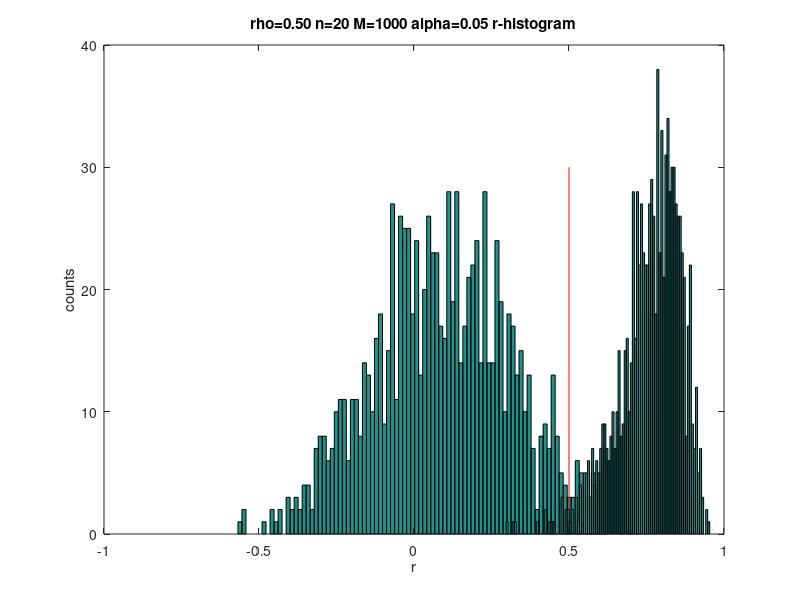

Write the MATLAB code that produced this figure.
% Chapter 5 Exercise 1
%clc
clearvars

M = 1000; %samples
n = 20; %sample size

mX = 0;
mY = 0;
sigmaX = 1;
sigmaY = 1;
rho = 0;
rho = 0.5;

alpha=0.05;
bins=100;


Sigma = [sigmaX^2 rho*sigmaX*sigmaY;...
        rho*sigmaX*sigmaY sigmaY^2]; 
mu=[mX, mY];

% R = mvnrnd(mu,Sigma,M);
% 
% R_1 = NaN(M, 2*n);
rV = NaN(M, 1);
for sample = 1:M
    R = mvnrnd(mu, Sigma, n);
%     R_1(sample, : )= R(:);
    rM=corrcoef(R);
    rV(sample) = rM(1,2);
end

z = NaN(M, 1);
z = 0.5*log((1+rV)./(1-rV));

zcrit = norminv(1-alpha/2);
sd = sqrt(1/(n-3));
zLower = z-zcrit*sd;
zUpper = z+zcrit*sd;
rLower = (exp(2*zLower)-1)./(exp(2*zLower)+1);
rUpper = (exp(2*zUpper)-1)./(exp(2*zUpper)+1);

figure(1)
clf
hist(rLower,bins)
hold on
ax = axis;
plot(rho*[1 1],[ax(3) ax(4)],'r')
hold on
hist(rUpper,bins)
xlabel('r')
ylabel('counts')
title(sprintf('rho=%1.2f n=%d M=%d alpha=%1.2f r-histogram',rho,n,...
    M,alpha))
%Fisher = ecmnfish(R_1,Sigma,Inv(Sigma),[M, 2*n]);
rholow = length(find(rho<rLower))*100/M;
rholow2 = length(find(rho>rUpper))*100/M;


%t = r* sqrt((n-2)/(1-r^2))
t = rV.*sqrt((n-2)./(1-rV.^2));
tcrit = tinv(1-alpha/2,n-2);

% tLower = t-tcrit*sd;
% tUpper = t+tcrit*sd;
% rLower = (exp(2*tLower)-1)./(exp(2*tLower)+1);
% rUpper = (exp(2*tUpper)-1)./(exp(2*tUpper)+1);
rholow = length(find(abs(t)<tcrit))*100/M;
fprintf('rho=%1.2f n=%d M=%d 1-alpha=%1.2f p(rho in [rl,ru])=%1.5f \n',...
    rho,n,M,1-alpha,rholow);